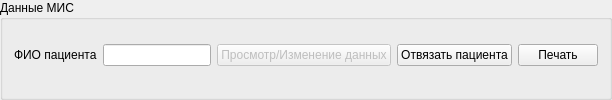
        <widget class="QGroupBox" name="groupBox_MISData">
         <property name="title">
          <string>Данные МИС</string>
         </property>
         <layout class="QGridLayout" name="gridLayout_3">
          <item row="0" column="0">
           <layout class="QHBoxLayout" name="horizontalLayout_3">
            <property name="bottomMargin">
             <number>6</number>
            </property>
            <item>
             <widget class="QLabel" name="lblClientFIO">
              <property name="text">
               <string>ФИО пациента</string>
              </property>
             </widget>
            </item>
            <item>
             <widget class="QLineEdit" name="edtClientFIO">
              <property name="readOnly">
               <bool>true</bool>
              </property>
             </widget>
            </item>
            <item>
             <widget class="QPushButton" name="btnOpenData">
              <property name="enabled">
               <bool>false</bool>
              </property>
              <property name="text">
               <string>Просмотр/Изменение данных</string>
              </property>
             </widget>
            </item>
            <item>
             <widget class="QPushButton" name="btnDetachClient">
              <property name="text">
               <string>Отвязать пациента</string>
              </property>
             </widget>
            </item>
            <item>
             <widget class="QPushButton" name="btnPrint">
              <property name="enabled">
               <bool>true</bool>
              </property>
              <property name="text">
               <string>Печать</string>
              </property>
             </widget>
            </item>
           </layout>
          </item>
         </layout>
        </widget>
